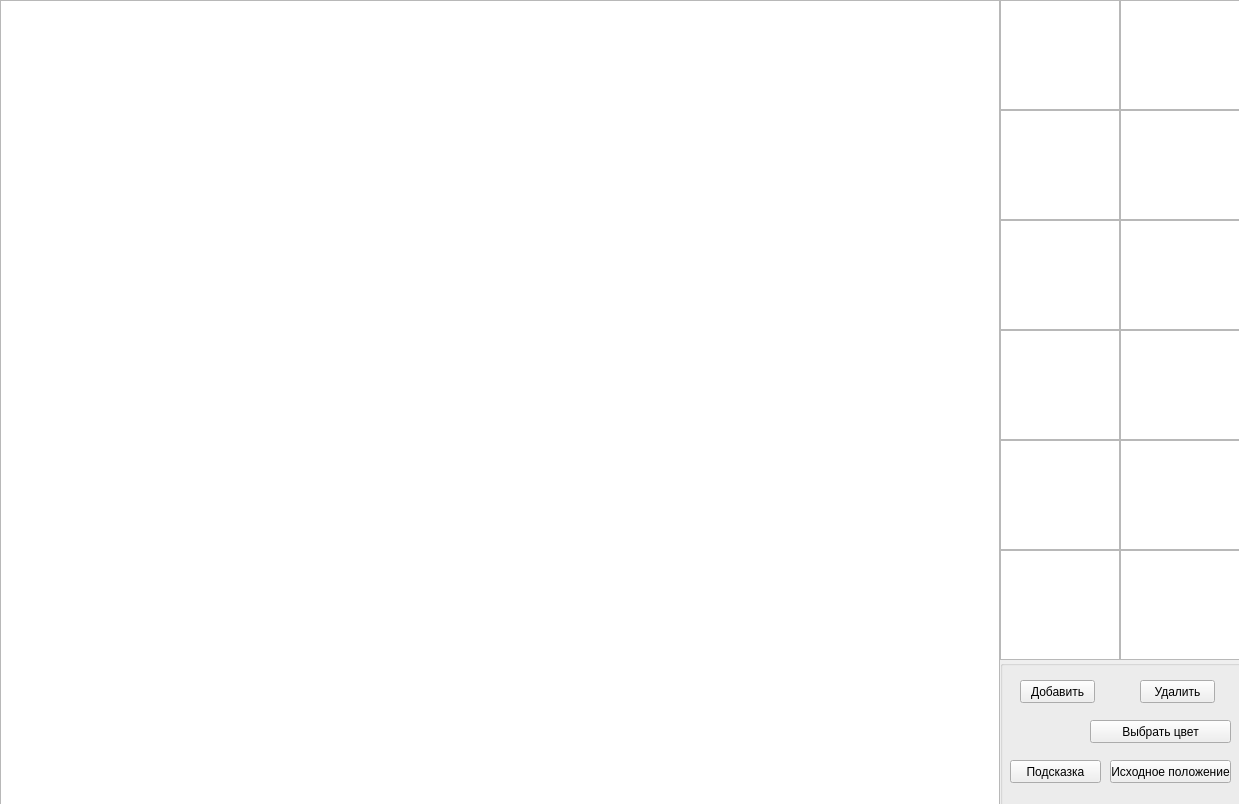
<?xml version="1.0" encoding="UTF-8"?>
<ui version="4.0">
 <class>Widget</class>
 <widget class="QWidget" name="Widget">
  <property name="geometry">
   <rect>
    <x>0</x>
    <y>0</y>
    <width>1239</width>
    <height>804</height>
   </rect>
  </property>
  <property name="windowTitle">
   <string>Widget</string>
  </property>
  <widget class="QGraphicsView" name="scene">
   <property name="geometry">
    <rect>
     <x>0</x>
     <y>0</y>
     <width>1000</width>
     <height>1000</height>
    </rect>
   </property>
  </widget>
  <widget class="QGraphicsView" name="panel_1">
   <property name="geometry">
    <rect>
     <x>1000</x>
     <y>0</y>
     <width>120</width>
     <height>110</height>
    </rect>
   </property>
  </widget>
  <widget class="QGroupBox" name="groupBox">
   <property name="geometry">
    <rect>
     <x>1000</x>
     <y>660</y>
     <width>271</width>
     <height>151</height>
    </rect>
   </property>
   <property name="autoFillBackground">
    <bool>true</bool>
   </property>
   <property name="title">
    <string/>
   </property>
   <widget class="QPushButton" name="addButton">
    <property name="geometry">
     <rect>
      <x>20</x>
      <y>20</y>
      <width>75</width>
      <height>23</height>
     </rect>
    </property>
    <property name="text">
     <string>Добавить</string>
    </property>
   </widget>
   <widget class="QPushButton" name="delButton">
    <property name="geometry">
     <rect>
      <x>140</x>
      <y>20</y>
      <width>75</width>
      <height>23</height>
     </rect>
    </property>
    <property name="text">
     <string>Удалить</string>
    </property>
   </widget>
   <widget class="QLabel" name="label">
    <property name="geometry">
     <rect>
      <x>40</x>
      <y>60</y>
      <width>31</width>
      <height>31</height>
     </rect>
    </property>
    <property name="text">
     <string/>
    </property>
   </widget>
   <widget class="QPushButton" name="chooseColorButton">
    <property name="geometry">
     <rect>
      <x>90</x>
      <y>60</y>
      <width>141</width>
      <height>23</height>
     </rect>
    </property>
    <property name="text">
     <string>Выбрать цвет</string>
    </property>
   </widget>
   <widget class="QPushButton" name="initButton">
    <property name="geometry">
     <rect>
      <x>110</x>
      <y>100</y>
      <width>121</width>
      <height>23</height>
     </rect>
    </property>
    <property name="text">
     <string>Исходное положение</string>
    </property>
   </widget>
   <widget class="QPushButton" name="helpButton">
    <property name="geometry">
     <rect>
      <x>10</x>
      <y>100</y>
      <width>91</width>
      <height>23</height>
     </rect>
    </property>
    <property name="text">
     <string>Подсказка</string>
    </property>
   </widget>
  </widget>
  <widget class="QGraphicsView" name="panel_2">
   <property name="geometry">
    <rect>
     <x>1000</x>
     <y>110</y>
     <width>120</width>
     <height>110</height>
    </rect>
   </property>
  </widget>
  <widget class="QGraphicsView" name="panel_3">
   <property name="geometry">
    <rect>
     <x>1000</x>
     <y>220</y>
     <width>120</width>
     <height>110</height>
    </rect>
   </property>
  </widget>
  <widget class="QGraphicsView" name="panel_4">
   <property name="geometry">
    <rect>
     <x>1000</x>
     <y>330</y>
     <width>120</width>
     <height>110</height>
    </rect>
   </property>
  </widget>
  <widget class="QGraphicsView" name="panel_5">
   <property name="geometry">
    <rect>
     <x>1000</x>
     <y>440</y>
     <width>120</width>
     <height>110</height>
    </rect>
   </property>
  </widget>
  <widget class="QGraphicsView" name="panel_6">
   <property name="geometry">
    <rect>
     <x>1000</x>
     <y>550</y>
     <width>120</width>
     <height>110</height>
    </rect>
   </property>
  </widget>
  <widget class="QGraphicsView" name="panel_7">
   <property name="geometry">
    <rect>
     <x>1120</x>
     <y>0</y>
     <width>120</width>
     <height>110</height>
    </rect>
   </property>
  </widget>
  <widget class="QGraphicsView" name="panel_8">
   <property name="geometry">
    <rect>
     <x>1120</x>
     <y>110</y>
     <width>120</width>
     <height>110</height>
    </rect>
   </property>
  </widget>
  <widget class="QGraphicsView" name="panel_9">
   <property name="geometry">
    <rect>
     <x>1120</x>
     <y>220</y>
     <width>120</width>
     <height>110</height>
    </rect>
   </property>
  </widget>
  <widget class="QGraphicsView" name="panel_10">
   <property name="geometry">
    <rect>
     <x>1120</x>
     <y>330</y>
     <width>120</width>
     <height>110</height>
    </rect>
   </property>
  </widget>
  <widget class="QGraphicsView" name="panel_11">
   <property name="geometry">
    <rect>
     <x>1120</x>
     <y>440</y>
     <width>120</width>
     <height>110</height>
    </rect>
   </property>
  </widget>
  <widget class="QGraphicsView" name="panel_12">
   <property name="geometry">
    <rect>
     <x>1120</x>
     <y>550</y>
     <width>120</width>
     <height>110</height>
    </rect>
   </property>
  </widget>
 </widget>
 <layoutdefault spacing="6" margin="11"/>
 <resources/>
 <connections/>
</ui>
